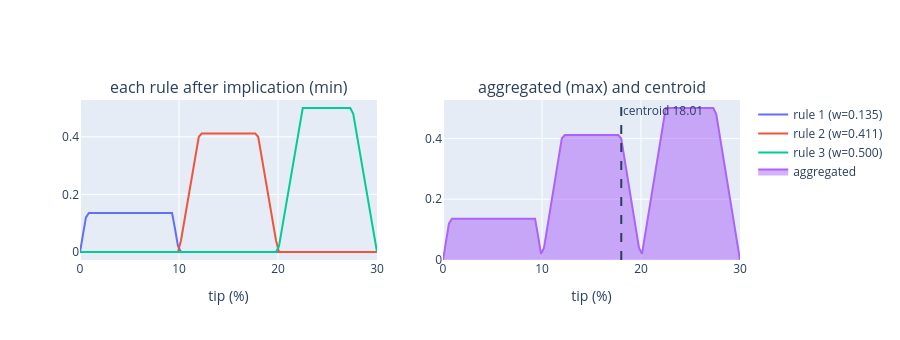

This figure's notebook cell:
### Markdown cell above
## 6. Mamdani 推論一步一步來（服務 3、食物 8）

[Mamdani 型推論](https://yoshiagent.github.io/IntControl/FZ-mamdani.html)一頁的例子：服務 3 屬於「差」0.135、「好」0.411；食物 8 屬於「好吃」0.5。三條規則的激發強度截頂各自的輸出歸屬函數，聚合後取重心，得到 18.0%。

### Code cell
fis = readfis("tipper")
y, ws, t, clipped, agg = evalfis_one([3, 8], fis, detail=True)
print("激發強度 w =", np.round(ws, 3), "，小費 =", round(y, 4))
fig = make_subplots(rows=1, cols=2, subplot_titles=("each rule after implication (min)", "aggregated (max) and centroid"))
for i, c in enumerate(clipped):
    fig.add_scatter(x=t, y=c, mode="lines", name=f"rule {i + 1} (w={ws[i]:.3f})", row=1, col=1)
fig.add_scatter(x=t, y=agg, mode="lines", fill="tozeroy", name="aggregated", row=1, col=2)
fig.add_vline(x=y, line_dash="dash", annotation_text=f"centroid {y:.2f}", row=1, col=2)
fig.update_xaxes(title_text="tip (%)"); fig.update_layout(height=340)
fig.show()
